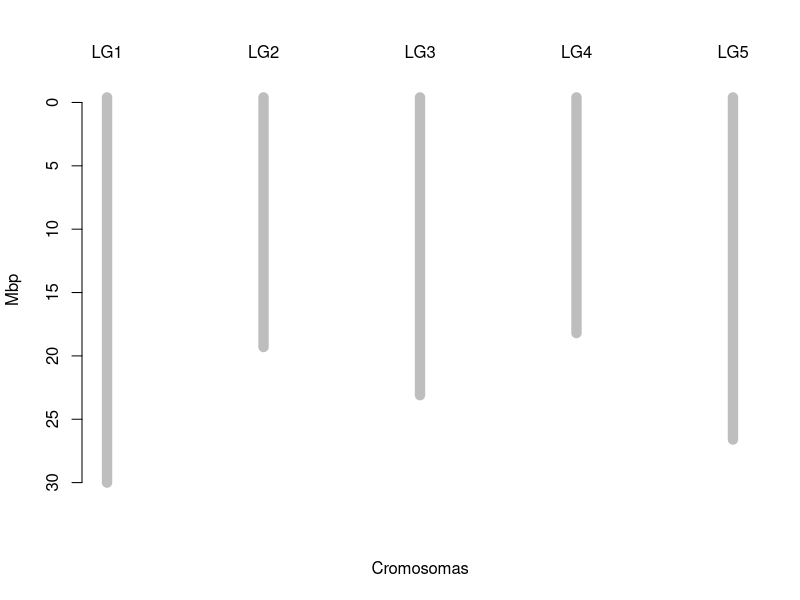

This figure's R source:
mapa_chr <- function(cr, col_cr = "grey", unidad = "cM") {
  rango <- 1:length(cr)
  plot(x = rango, # cuantas cromosomas
       y = cr, # longitud de cada uno
       ylim = range(0, max(cr)),
       type = "h", # tipo histograma 
       xaxt = "n", # no pintar lines de border x
       yaxt = "n", 
       bty = "n", 
       col = "white",
       xlab = "Cromosomas",
       ylab = unidad
       )
  axis(side = 2,
       at = pretty(0:max(cr)),
       labels = rev(pretty(0:max(cr))),
       lty = 1
       )
  axis(side = 3,
       at = pretty(rango),
       labels = paste0("LG", rango),
       lty = 0
       )
  segments(x0 = rango, y0 = abs(max(cr) - cr), x1 = rango, y1 = max(cr),
           lwd = 10, col = col_cr)
  
}

a_th <- list(crm = c(30.4, 19.7, 23.5, 18.6, 27),
             col = "grey",
             uni = "Mbp")

mapa_chr(cr = a_th$crm, col_cr = a_th$col, unidad = a_th$uni)

